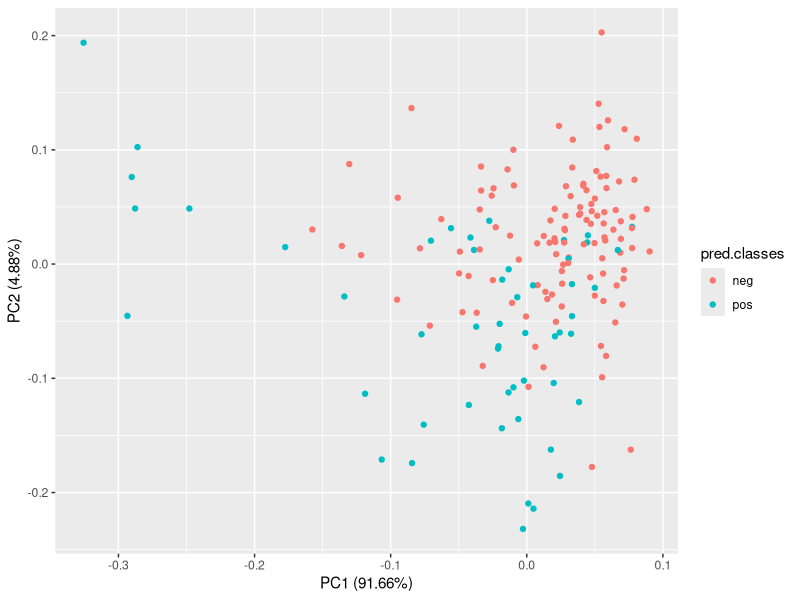
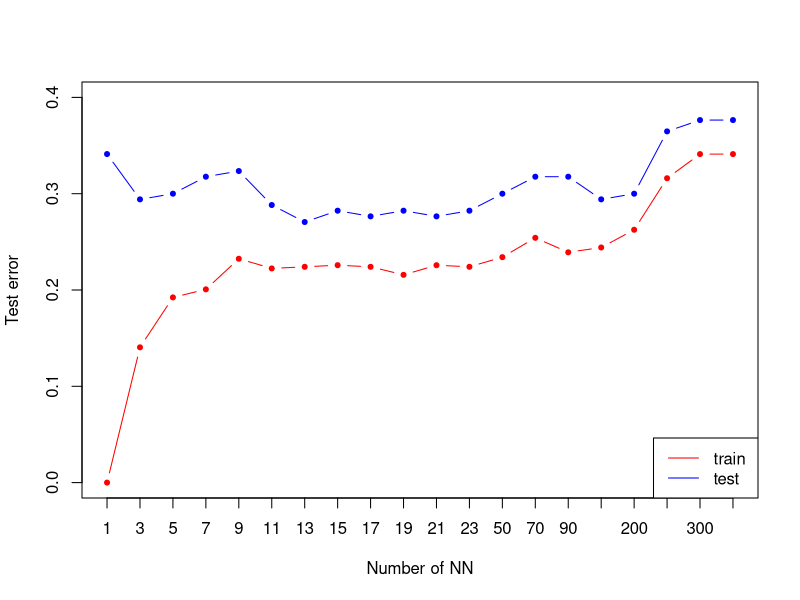
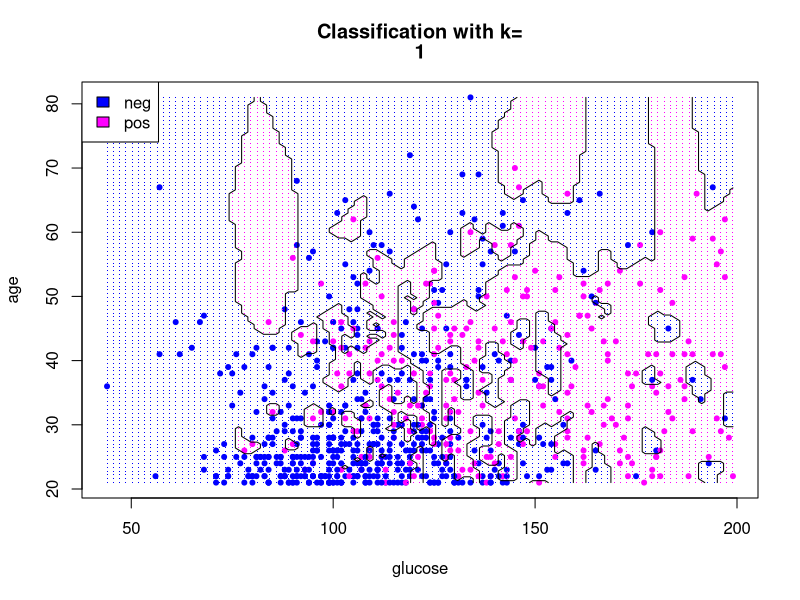
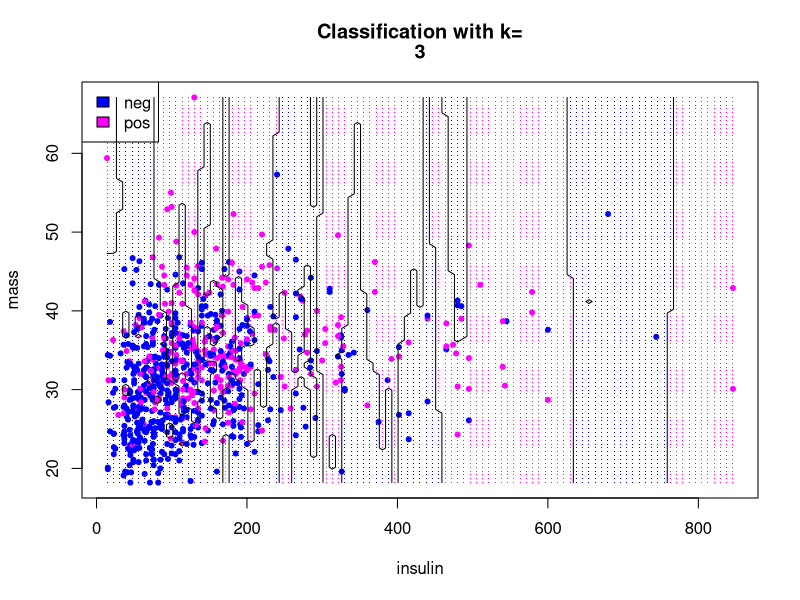
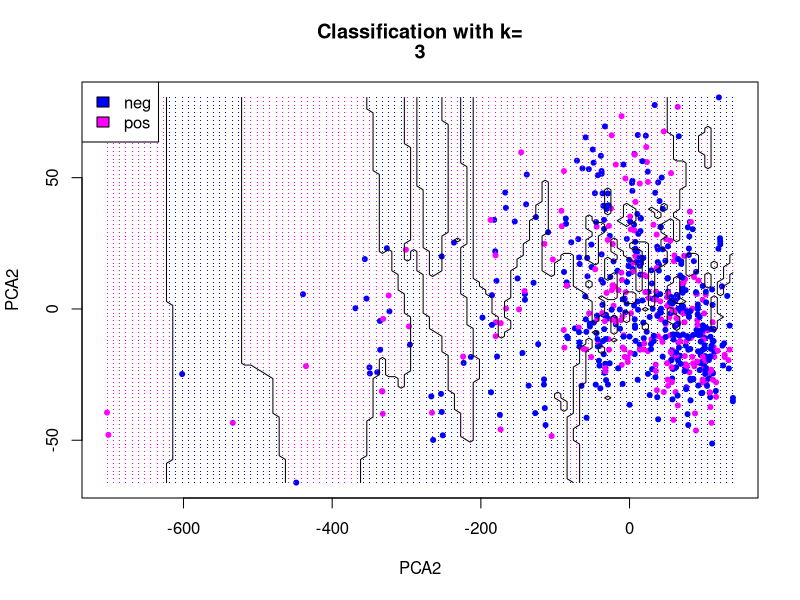
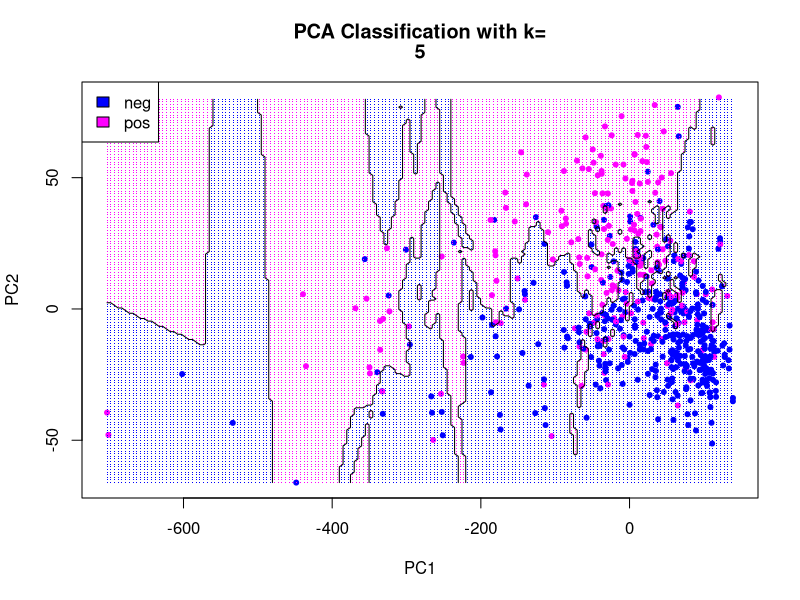
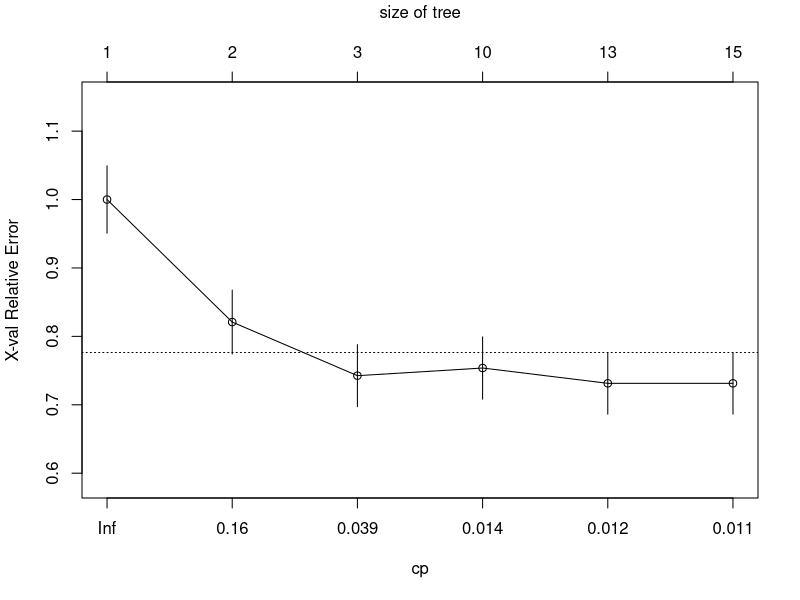
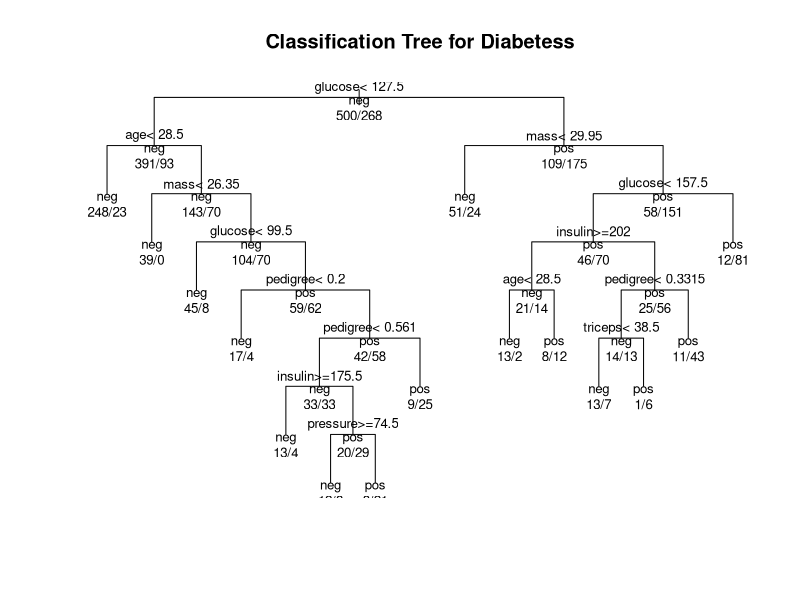

Here is the R script that generated these plots, in order: (Note: this script raises an error after producing the figures.)
## ---- chunk 1
library("mlbench")
library("caTools")
library("class")
library(mice)
library("rpart")

utils::data("PimaIndiansDiabetes2")
data <- PimaIndiansDiabetes2

set.seed(101) 

init = mice(data, maxit=0) 
meth = init$method
predM = init$predictorMatrix
imputed = mice(data, method=meth, predictorMatrix=predM, m=5)
data <- complete(imputed)


sample <- sample.split(data, SplitRatio = 0.8)
train <- subset(data, sample == TRUE)
test  <- subset(data, sample == FALSE)

## ---- chunk 2
trainDf <- train[, -9]
testDf <- test[,-9]

#NA2mean <- function(x) replace(x, is.na(x), mean(x, na.rm = TRUE))
#trainDf <- replace(trainDf, TRUE, lapply(trainDf, NA2mean))
#testDf <- replace(testDf, TRUE, lapply(testDf, NA2mean))

pred.classes <- knn(trainDf, testDf, train$diabetes, k=3)
testDf <- cbind(testDf,pred.classes)

print(pred.classes)
## ---- chunk 3
pca <- prcomp (trainDf)
str(testDf)
library(ggfortify)
autoplot(prcomp(testDf[,-9]), data = testDf, colour = 'pred.classes')
## ---- chunk 4
ks <- c(1,3,5,7,9,11,13,15,17,19,21,23,50,70, 90, 150, 200,250,300,350)
# nearest neighbours to try
nks <- length(ks)
misclass.train <- numeric(length=nks)
misclass.test <- numeric(length=nks)
for (i in seq(along=ks)) {
  mod.train <- knn(trainDf,trainDf,k=ks[i],cl=train$diabetes)
  mod.test <- knn(trainDf, testDf[,-9],k= ks[i],cl= train$diabetes)
  misclass.train[i] <- 1 - sum(mod.train==train$diabetes)/nrow(trainDf)
  misclass.test[i] <- 1 - sum(mod.test==test$diabetes)/nrow(testDf)
}

misclass.test
# Figure 2.4
plot(misclass.train,xlab="Number of NN",ylab="Test error",type="n",xaxt="n", ylim=c(0.0, 0.4))
axis(1, 1:length(ks), as.character(ks))
lines(misclass.test,type="b",col='blue',pch=20)
lines(misclass.train,type="b",col='red',pch=20)
legend("bottomright",lty=1,col=c("red","blue"),legend = c("train ", "test "))
## ---- chunk 5
col1<-c('blue', 'magenta')
plot.knn <- function(k, indexA, indexB) {
  grid.A <- seq(min(data[,indexA]), max(data[,indexA]), (max(data[,indexA]) - min(data[,indexA])) / 100)
  grid.B <- seq(min(data[,indexB]), max(data[,indexB]), (max(data[,indexB]) - min(data[,indexB])) / 100)
  grid <- expand.grid(grid.A,grid.B)
  colnames(grid) <- colnames(trainDf[, c(indexA, indexB)])
  predicted.classes <- knn(trainDf[, c(indexA, indexB)], grid, train$diabetes, k=k)
  plot(data[, indexA], data[ ,indexB], pch=20, col=col1[as.numeric(data$diabetes)], xlab=colnames(data)[indexA],     ylab=colnames(data)[indexB])
  points(grid[, 1], grid[,2], pch='.', col=col1[as.numeric(predicted.classes)])  # draw grid
  legend("topleft", legend=levels(data$diabetes),fill =col1)
  title(c("Classification with k=", k))
  predicted.matrix <- matrix(as.numeric(predicted.classes), length(grid.A), length(grid.B))
  print(predicted.classes)
  contour(grid.A, grid.B, predicted.matrix, levels=c(1.5), drawlabels=FALSE,add=TRUE)
  }

plot.knn(1,2,8)
plot.knn(3,5,6)
## ---- chunk 6
Boundaris <- function(kn){
  
  PCA1 <- pca$x[,1]
  PCA2 <- pca$x[,2]
  
  grid.A <- seq(min(PCA1), max(PCA1), (max(PCA1) - min(PCA1)) / 100)
  grid.B <- seq(min(PCA2), max(PCA2), (max(PCA2) - min(PCA2)) / 100)
  
  grid <- expand.grid(grid.A,grid.B)
  colnames(grid) <- colnames(c("PCA1","PCA2"))
  
  predicted.classes <- knn(pca$x[, c(1, 2)], grid, train$diabetes, k=kn)
  
  plot(PCA1, PCA2, pch=20, col=col1[as.numeric(data$diabetes)], xlab="PCA2",    ylab="PCA2")
  points(grid[, 1], grid[,2], pch='.', col=col1[as.numeric(predicted.classes)])  # draw grid
  legend("topleft", legend=levels(data$diabetes),fill =col1)
  title(c("Classification with k=", kn))
  
  predicted.matrix <- matrix(as.numeric(predicted.classes), length(grid.A), length(grid.B))
  contour(grid.A, grid.B, predicted.matrix, levels=c(1.5), drawlabels=FALSE,add=TRUE)
  }
  
Boundaris(3)
## ---- chunk 7
pca.values <- pca$x

plot.knn <- function(kneighbours){
  grid.PC1 <- seq(min(pca.values[,1]), max(pca.values[,1]), 5)
  grid.PC2 <- seq(min(pca.values[,2]), max(pca.values[,2]), 1)
  grid <- expand.grid(grid.PC1,grid.PC2)
  colnames(grid) <- c('PC1','PC2')
  predicted.classes <- knn(pca.values[,c(1,2)], grid, train$diabetes, k=kneighbours)
  plot(pca.values[,1], pca.values[,2], pch=20, col=col1[as.numeric(train$diabetes)], xlab='PC1', ylab='PC2')
  points(grid$PC1, grid$PC2, pch='.', col=col1[as.numeric(predicted.classes)])  # draw grid
  legend("topleft", legend=levels(data$diabetes),fill =col1)
  title(c("PCA Classification with k=", kneighbours))
  
  predicted.matrix <- matrix(as.numeric(predicted.classes), length(grid.PC1), length(grid.PC2))
  contour(grid.PC1, grid.PC2, predicted.matrix, levels=c(1.5), drawlabels=FALSE,add=TRUE)
}

plot.knn(5)



## ---- chunk 8
glm <- glm(diabetes~.,family=binomial(logit),data=data)
## ---- chunk 9
glm2 <- glm(diabetes~pregnant + glucose + insulin + mass + pedigree,family=binomial(logit),data=data)



## ---- chunk 10
glm3 <- glm(diabetes~pregnant + glucose + mass + pedigree,family=binomial(logit),data=data)
summary(glm3)
## ---- chunk 11
  model1 <- rpart(diabetes ~., data = data, method = "class")
  str(model1)
  # Plot the trees
  printcp(model1) # display the results
  plotcp(model1) # visualize cross-validation results
  summary(model1) # detailed summary of splits
  predicted.classes <- predict(model1, testDf, type = "class")
  print(1 - mean(predicted.classes == test$diabetes))
  # plot tree
  plot(model1, uniform=TRUE,
     main="Classification Tree for Diabetess")
  text(model1, use.n=TRUE, all=TRUE, cex=.8)
  bestcp <- model1$cptable[which.min(model1$cptable[,"xerror"]),"CP"]
  model1.pruned <- prune(model1, cp = bestcp)
  conf.matrix <- table(data$diabetes, predict(model1.pruned,type="class"))
  rownames(conf.matrix) <- paste("Actual", rownames(conf.matrix), sep = ":")
  colnames(conf.matrix) <- paste("Pred", colnames(conf.matrix), sep = ":")
  print(conf.matrix)
## ---- chunk 12
for(i in seq(1, 300, 5) ){
  c <- rpart.control(minbucket = i)
  cart_model <- rpart(diabetes ~., data = train, method = "class", control = c)
  cart_model <- rpart(dia)
  
}
## ---- chunk 13

col1<-c('blue', 'magenta')
plot.cart <- function(k, indexA, indexB) {
  
  grid.A <- seq(min(data[,indexA]), max(data[,indexA]), (max(data[,indexA]) - min(data[,indexA])) / 100)
  grid.B <- seq(min(data[,indexB]), max(data[,indexB]), (max(data[,indexB]) - min(data[,indexB])) / 100)
  grid <- expand.grid(grid.A,grid.B)
  
  colnames(grid) <- colnames(trainDf[, c(indexA, indexB)])
  
  model1 <- rpart(diabetes ~., data = data, method = "class", control = rpart.control(minbucket = 100))

  predicted.classes <- predict(model1, grid, type = "class")
  
  
  plot(data[, indexA], data[ ,indexB], pch=20, col=col1[as.numeric(data$diabetes)], xlab=colnames(data)[indexA],     ylab=colnames(data)[indexB])
  points(grid[, 1], grid[,2], pch='.', col=col1[as.numeric(predicted.classes)])  # draw grid
  legend("topleft", legend=levels(data$diabetes),fill =col1)
  title(c("Classification with k=", k))
  predicted.matrix <- matrix(as.numeric(predicted.classes), length(grid.A), length(grid.B))
  print(predicted.classes)
  contour(grid.A, grid.B, predicted.classes, levels=c(1.5), drawlabels=FALSE,add=TRUE)
  }

plot.cart(1,2,8)
plot.cart(3,5,6)

## ---- chunk 14
model1 <- rpart(diabetes ~., data = data, control = rpart.control(maxdepth = 4),method = "class")
# Plot the trees

printcp(model1) # display the results
plotcp(model1) # visualize cross-validation results
summary(model1) # detailed summary of splits

# plot tree
plot(model1, uniform=TRUE,
   main="Classification Tree for Pina")
text(model1, use.n=TRUE, all=TRUE, cex=.8)


## ---- chunk 15

pca <- princomp (trainDf, cor = TRUE, scores = TRUE)
str(testDf)

library(ggfortify)
autoplot(prcomp(testDf[,-9]), data = testDf, colour = 'pred.classes')
